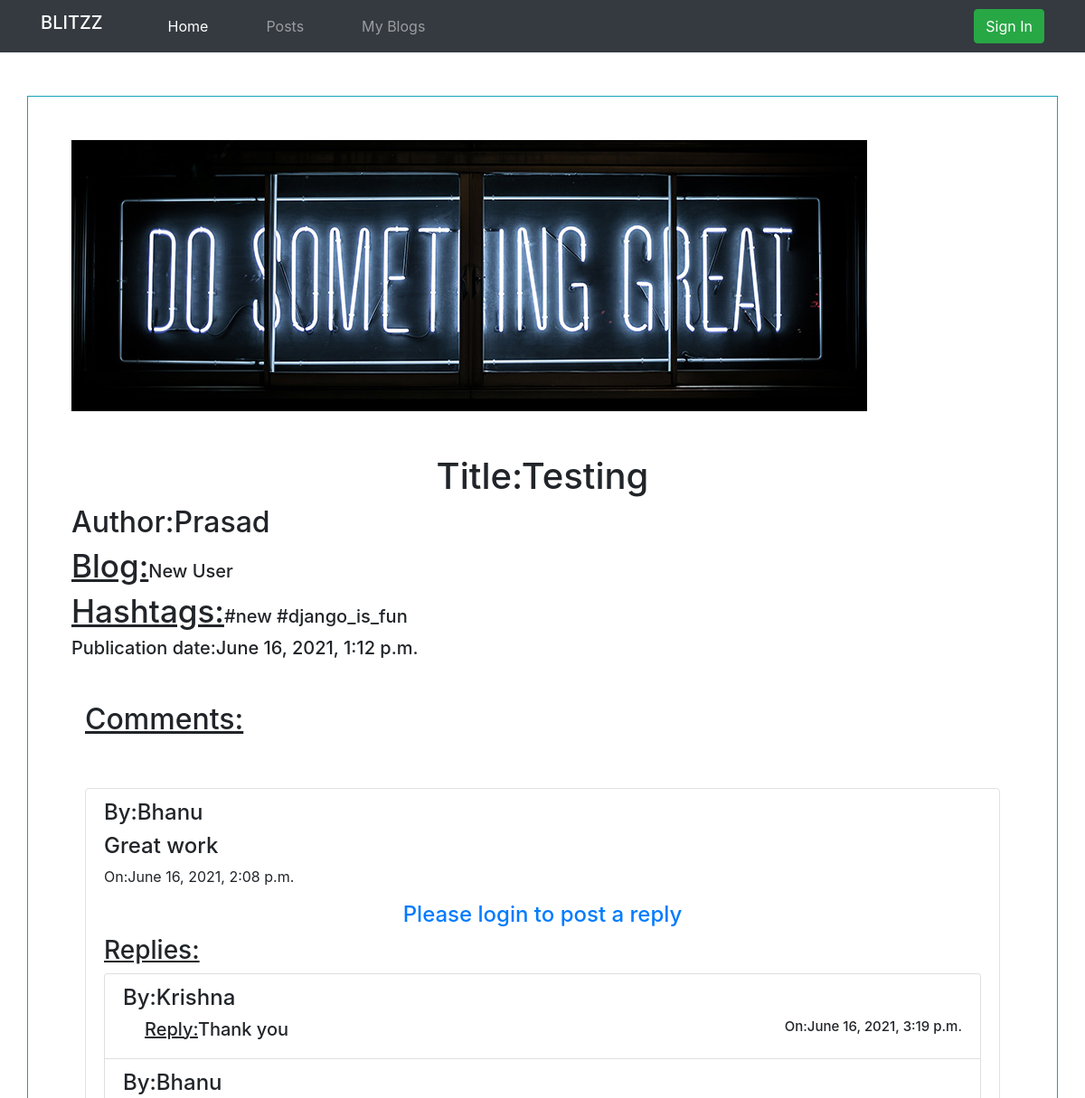
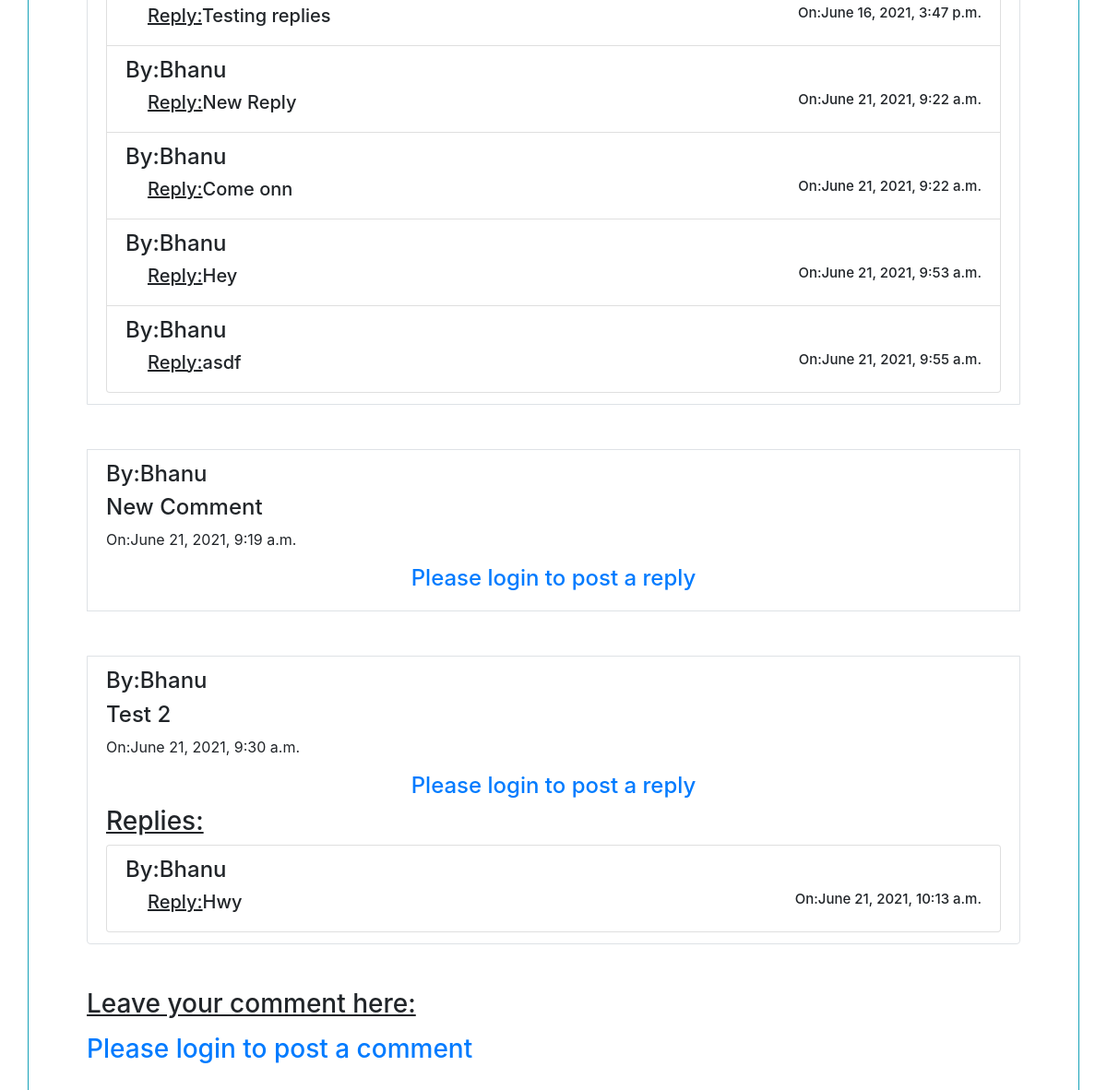
Page /single_blog/23/0/ on the committed database (2 pictures, top to bottom).
### blog_app/models.py (models this page shows, shortened)
class Post(models.Model):
    author = models.ForeignKey(Author, on_delete=models.CASCADE)
    title = models.CharField(max_length=80)
    text = models.TextField(max_length=2000)
    hashtag=models.CharField(max_length=300,blank=False,null=True)
    blog_img=models.ImageField(upload_to='blog_imgs',blank=True)
    published_date = models.DateTimeField()

class Author(models.Model):
    user = models.OneToOneField(User, on_delete=models.CASCADE)
    qualification = models.CharField(max_length=80)
    def __str__(self):
        return self.user.username

class Comment(models.Model):
    post=models.ForeignKey(Post,related_name='comments',on_delete=models.CASCADE)
    author = models.ForeignKey(User, on_delete=models.CASCADE)
    text = models.TextField()
    commented_date=models.DateTimeField(default=False)

class Reply(models.Model):
    comment = models.ForeignKey(Comment, on_delete=models.CASCADE)
    author = models.ForeignKey(User, on_delete=models.CASCADE)
    text = models.TextField()
    reply_date=models.DateTimeField(default=False)

### blog_app/views.py (the view)
# urls.py: path('single_blog/<int:post_id>/<int:comment_id>/', views.single_blog, name='single_blog'),
def single_blog(request, post_id,comment_id):
    global is_login
    global user
    flag=False
    posts = Post.objects.all()
    single_post=''
    for post in posts:
        if post.id == post_id:
            single_post = post
    if is_login and str(user).lower() == str(single_post.author).lower():
        flag = True
    else:
        flag=False
    if request.method == 'POST' and request.POST.get('user_comment'):
        new_comment=Comment(post=single_post,author=user,text=request.POST['user_comment'],commented_date=timezone.localtime(timezone.now()))
        new_comment.save()
    elif request.method == 'POST' and request.POST.get('reply'):
        temp_comment = Comment.objects.get(id=comment_id)
        new_reply =Reply(comment=temp_comment,author=user,text=request.POST['reply'],reply_date=timezone.localtime(timezone.now()))
        new_reply.save()
    elif (request.method == 'POST'):
        Comment.objects.filter(id=comment_id).delete()
    comments = Comment.objects.filter(post=single_post)
    reply_list = []
    comment_list=[]
    for comment in comments:
        replies = Reply.objects.filter(comment=comment)
        reply_list.append(replies)
        comment_list.append(comment)
    finallist=zip(comment_list,reply_list)
    return render(request, 'singleblog.html', context={'post': single_post, 'is_login': is_login, 'flag': flag, 'finallist':finallist,'comments':comments})

### blog_app/templates/singleblog.html (shortened to what this page needs)
{%extends 'index.html'%}
{%load static%}
{%block body_block%}
<link rel="stylesheet" href="https://cdnjs.cloudflare.com/ajax/libs/font-awesome/4.7.0/css/font-awesome.min.css">
<nav class=" navbar navbar-expand-lg navbar-dark bg-dark sticky-top">
    <div class="container">
        <h2><a class="navbar-brand" href="{%url 'index'%}">BLITZZ</a></h2>
        <div class="collapse navbar-collapse" id="navbarSupportedContent">
            <ul class="navbar-nav mr-auto">
                <li class="nav-item ml-5">
                    <a class=" nav-link active" href="{%url 'index'%}">Home<span class="sr-only">(current)</span></a>
                </li>
                <li class="nav-item ml-5">
                    <a class="nav-link" href="{%url 'posts'%}">Posts</a>
                </li>
                <li class="nav-item ml-5">
                    <a class="nav-link" href="{%url 'my_blogs' %}">My Blogs</a>
                </li>
            </ul>
            {%if is_login %}
            <form class="form-inline my-2 my-lg-0" action='{%url "user_logout" %}'>
                <button class="btn btn-danger my-2 my-sm-0" type="submit">Logout</button>
            </form>
            {%else%}
            <form class="form-inline my-2 my-lg-0" action='{%url "user_login" %}'>
                <button class="btn btn-success my-2 my-sm-0" type="submit">Sign In</button>
            </form>
            {%endif%}
        </div>
    </div>
</nav>
<div class="container mt-5 mb-5 border border-info p-5 " style='overflow-wrap: break-word'>
    {%if post.blog_img%}
    <img src='{{post.blog_img.url}}' class='img-fluid' />
    {%endif%}
    <h1 class='text-center mt-5'>Title:{{post.title}}</h1>
    <h2>Author:{{post.author|capfirst}}</h2>
    <h5><span style='font-size:35px'><u>Blog:</u></span>{{post.text}}</h5>
    <h5><span style='font-size:35px'><u>Hashtags:</u></span>{{post.hashtag}}</h5>
    <h5>Publication date:{{post.published_date}}</h5>
    <div class="container mt-5">
        <h2><u>Comments:</u></h2>
        {%if comments%}
        <ul class="list-group">
            {%for comment,replies in finallist%}
            <li class='list-group-item mt-5 border'>
                <h4>By:{{comment.author|capfirst}}</h4>
                <h4>{{comment.text}}</h4>
                <p>On:{{comment.commented_date}}</p>
                <div class="text-center">
                    {%if is_login%}
                    <form action="{%url 'single_blog' post.id comment.id%}" method="POST">
                        {%csrf_token%}
                        <label data-error="wrong" data-success="right" for="reply">Reply
                            text:</label>
                        <input type="text" id="reply" class="form-control validate" name="reply"
                            placeholder="Enter your meassage" required>
                        <button class="btn btn-info mt-3" type='submit'>Post Reply</button>
                    </form>
                    {%else%}
                    <h4 class='mt-3 text-center'><a href="{%url 'user_login'%}">Please login to post a reply</a>
                    </h4>
                    {%endif%}
                </div>
                {%if replies%}
                <h3><u>Replies:</u></h3>
                <ul class="list-group">
                    {%for reply in replies%}
                    <li class='list-group-item'>
                        <h4>By:{{reply.author|capfirst}}</h4>
                        <h5 class='ml-4'><span><u>Reply:</u></span>{{reply.text}}<span
                                style='float:right;font-size:15px'>On:{{reply.reply_date}}</span></h5>
                        {%endfor%}
                    </li>
                </ul>
                {%endif%}
                {%endfor%}
            </li>
        </ul>
        {%else%}
        <h4>0 Comments</h4>
        {%endif%}
        <h3 class='mt-5'> <u>Leave your comment here:</u>
        </h3>
        {%if is_login%}
        <form action="" method='POST' class="mt-2">
            {%csrf_token%}
            <input type="text" class="form-control mt-4" name='user_comment' placeholder='Enter your comment' required>
            <button type="submit" class='btn btn-success mt-3'>Add Comment</button>
        </form>
        {%else%}
        <h3 class='mt-3'><a href="{%url 'user_login'%}">Please login to post a comment</a></h3>
        {%endif%}
    </div>
</div>
{%endblock%}

### rows in the picture
Post: blog_img (picture), title "Testing", author "Prasad", text "New User", hashtag "#new #django_is_fun", published_date "June 16, 2021, 1:12 p.m."
Comment: author "Bhanu", text "Great work", commented_date "June 16, 2021, 2:08 p.m."
Reply: author "Krishna", text "Thank you", reply_date "June 16, 2021, 3:19 p.m."
Reply: author "Bhanu", text "Testing replies", reply_date "June 16, 2021, 3:47 p.m."
Reply: author "Bhanu", text "New Reply", reply_date "June 21, 2021, 9:22 a.m."
Reply: author "Bhanu", text "Come onn", reply_date "June 21, 2021, 9:22 a.m."
Reply: author "Bhanu", text "Hey", reply_date "June 21, 2021, 9:53 a.m."
Reply: author "Bhanu", text "asdf", reply_date "June 21, 2021, 9:55 a.m."
Comment: author "Bhanu", text "New Comment", commented_date "June 21, 2021, 9:19 a.m."
Comment: author "Bhanu", text "Test 2", commented_date "June 21, 2021, 9:30 a.m."
Reply: author "Bhanu", text "Hwy", reply_date "June 21, 2021, 10:13 a.m."
